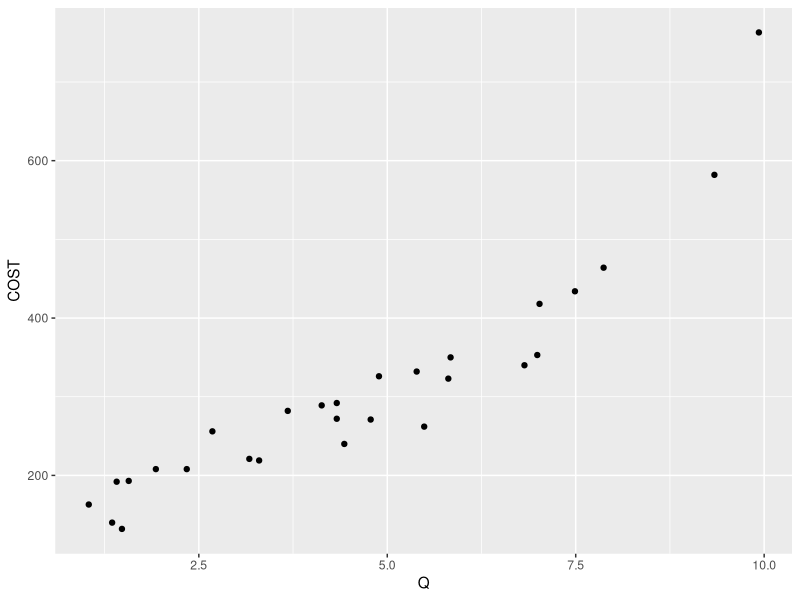

This chart was generated by the following R code:
## ---- chunk 1
# Lectura de librerías
library(tidyverse)
# Lectura de datos
COST_TEXT <- read_csv("COST_TEXT.csv")
# Gráficas
ggplot(COST_TEXT, aes(x = Q, y = COST)) + geom_point()
# Estimación de modelos
model1 <- lm(COST ~ Q + I(Q^2), data = COST_TEXT)
summary(model1)
model2 <- lm(COST ~ poly(Q, 2, raw = TRUE), data = COST_TEXT)
summary(model2)
